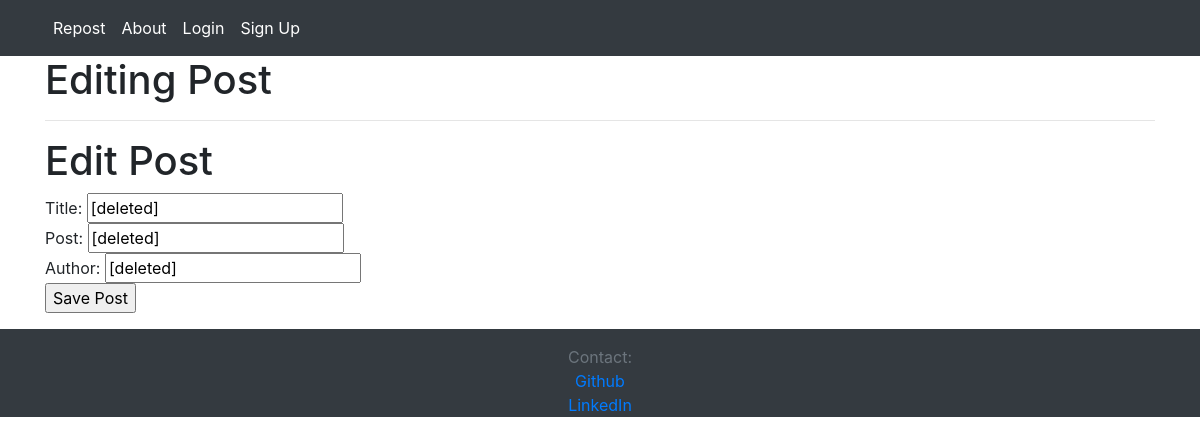
Page /home/edit/1 on the earlier database version.
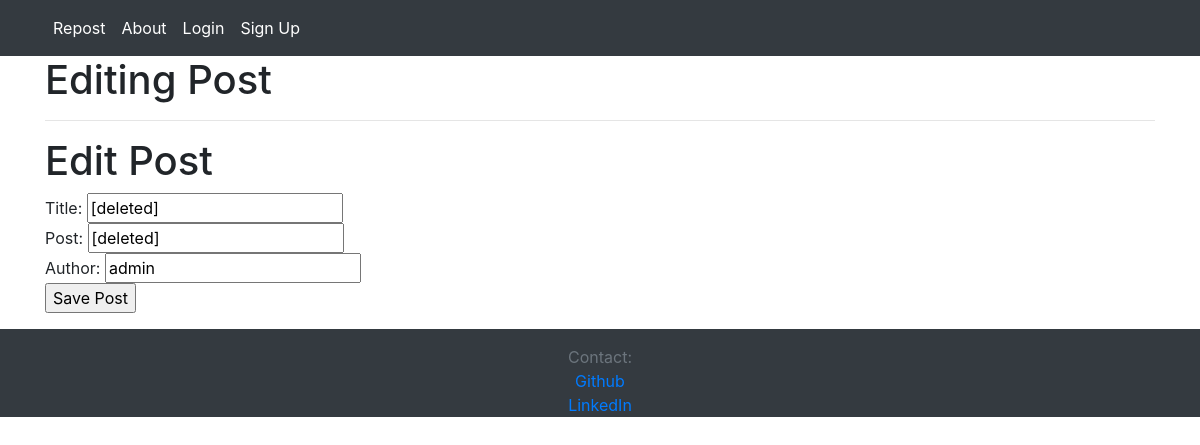
Same page on the later database version.
### app/models.py (models this page shows, shortened)
class FeedPost(db.Model):
    id = db.Column(db.Integer, primary_key=True)
    title = db.Column(db.String(100), nullable=False)
    content = db.Column(db.Text, nullable=False)
    author = db.Column(db.String(20), nullable=False, default='Unknown')
    date = db.Column(db.DateTime, nullable=False, default=datetime.now)
    likes = db.Column(db.Integer, nullable=False, default=0)
    dislikes = db.Column(db.Integer, nullable=False, default=0)

### app/routes.py (the view)
@app.route('/home/edit/<int:id>', methods=['GET', 'POST'])
def edit_post(id):
    post = FeedPost.query.get_or_404(id)
    if request.method == 'POST':
        post.title = request.form['title']
        post.content = request.form['content']
        post.author = request.form['author']
        db.session.commit()
        return redirect('/home')
    else:
        return render_template('edit.html', post=post)

### app/templates/edit.html (shortened to what this page needs)
{% extends 'base.html' %}  {% block body %}
<h1>Editing Post</h1>
<hr />
<h1>Edit Post</h1>
<form action="/home/edit/{{post.id}}" method="POST">
  Title: <input type="text" name="title" id="title" value="{{post.title}}" />
  <br />
  Post:
  <input type="text" name="content" id="content" value="{{post.content}}" />
  <br />
  Author:
  <input type="text" name="author" id="author" value="{{post.author}}" />
  <br />
  <input type="submit" value="Save Post" />
</form>
{% endblock %}

### app/templates/base.html (shortened to what this page needs)
<!DOCTYPE html>
<html lang="en">
  <head>
    <link
      rel="stylesheet"
      href="https://stackpath.bootstrapcdn.com/bootstrap/4.5.2/css/bootstrap.min.css"
    />
  </head>
  <body>
    <nav class="navbar navbar-expand-lg navbar-dark bg-dark">
      <div class="container">
        <div class="collapse navbar-collapse" id="navbarsExample07">
          <ul class="navbar-nav mr-auto">
            <a class="nav-link active" href="{{url_for('index')}}"
              >Repost </a>
            <a class="nav-link active" href="{{url_for('about')}}"
              >About </a>
            {% if current_user.is_authenticated%}
            <a class="nav-link active" href="{{url_for('logout')}}"
              >Logout <span class="sr-only"></span
            ></a>
            {%else%}
            <a class="nav-link active" href="{{url_for('login')}}"
              >Login </a>
            <a class="nav-link active" href="{{url_for('register')}}"
              >Sign Up </a>
            {%endif%}
          </ul>
        </div>
      </div>
    </nav>
    <div class="container">
       {% block head %} {% endblock %} {% block
      body %} {% endblock %}
    </div>
    <footer class="mt-3 pt-3 bg-dark text-center no-print">
      <p class="text-muted">
        Contact:
        <br/>
        <a href="https://github.com/gtangelo">Github</a>
        <br />
        <a href="https://www.linkedin.com/in/gabriel-angelo-ting-3003691a5/">LinkedIn<br />
      </p>
    </footer>
  </body>
</html>

Differences in the rows shown:
changed FeedPost "[deleted]": author "[deleted]" → "admin"
